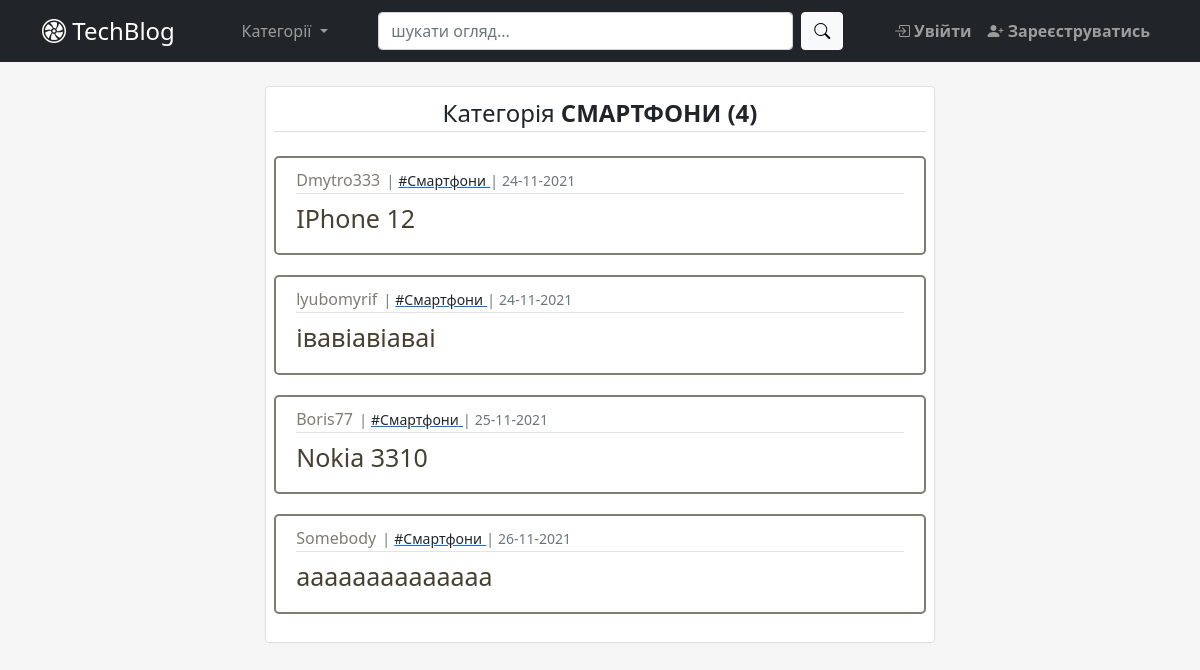
Page /category/1 on the committed database.
### app/blog/models.py (models this page shows, shortened)
class Category(db.Model):  # type: ignore
    id = db.Column(db.Integer, primary_key=True)  # type: ignore
    name = db.Column(db.String(25), unique=True, nullable=False)
    category = db.relationship('Post', backref='category_br', lazy=True)

class Post(db.Model):  # type: ignore
    __searchable__ = ['title']
    id = db.Column(db.Integer, primary_key=True)  # type: ignore
    category_id = db.Column(db.Integer, db.ForeignKey('category.id'),
                            nullable=False)  # type: ignore
    user_id = db.Column(db.Integer(), db.ForeignKey('user.id'))  # type: ignore
    title = db.Column(db.String(100), nullable=False)  # type: ignore
    content = db.Column(db.Text)  # type: ignore
    created_at = db.Column(db.DateTime, default=datetime.now)  # type: ignore
    comments = db.relationship('Comment', backref='post_br', lazy=True)
    likes = db.relationship('Like', backref='post_br', lazy=True)
    def total_posts_by_category(self, category_id):
        return Post.query.filter(Post.category_id == category_id).count()

### app/user/models.py (models this page shows, shortened)
class User(db.Model, UserMixin):  # type: ignore
    id = db.Column(db.Integer, primary_key=True)  # type: ignore
    username = db.Column(db.String(30), unique=True, nullable=False)
    email = db.Column(db.String(50), unique=True, nullable=False)
    password = db.Column(db.String(30), nullable=False)
    picture = db.Column(db.String(20), nullable=False,
                        server_default='default.jpg')  # type: ignore
    admin = db.Column(db.Boolean, default=False)  # type: ignore
    comment = db.relationship('Comment', backref='user_br', lazy=True)
    like = db.relationship('Like', backref='user_br', lazy=True)
    posts = db.relationship('Post', backref='user_br', lazy=True)

### app/blog/views.py (the view)
@blog_bp.route('/category/<int:category_id>')
def posts_by_category(category_id):
    category = Category.query.get_or_404(category_id)
    posts = Post.query.filter_by(category_id=category_id)
    return render_template('posts_by_category.html', posts=posts,
                           category=category)

### app/blog/templates/blog/posts_by_category.html
{% extends "base.html" %}
{% block main %}
  {% from "_render_field.html" import render_field_lr %}
  <div class="card p-2" style="margin:auto;width:60%">
    <div align="center">
      <legend class="border-bottom mb-4">Категорія
        <b class="text-uppercase">{{category.name}}
          {% if posts.first() %}
            ({{posts.first().total_posts_by_category(category.id)}})
          {% endif %}
        </b>
      </legend>
    </div>
      {% if posts.first() %}
        {% include "posts_list.html" %}
      {% else %}
        <div class="alert alert-info" role="alert" align="center">
          Публікацій за цією категорією не знайдено
        </div>
      {% endif %}
  </div>
{% endblock main %}

### app/templates/base.html (shortened to what this page needs)
<!DOCTYPE html>
<html>
<head lang="en">
  <link href="https://cdn.jsdelivr.net/npm/bootstrap@5.1.3/dist/css/bootstrap.min.css" rel="stylesheet">
  <link rel="stylesheet" href="https://cdn.jsdelivr.net/npm/bootstrap-icons@1.7.1/font/bootstrap-icons.css">
  <link rel="stylesheet" type="text/css" href="{{ url_for('static', filename='css/custom.css') }}">
  <link href="https://cdn.jsdelivr.net/npm/summernote@0.8.18/dist/summernote-lite.min.css" rel="stylesheet">
  </head>
<body>
  <header>
    <nav class="navbar navbar-expand-lg navbar-dark bg-dark">
      <div class="container">
        <a class="navbar-brand fs-4" href="/"><i class="bi bi-fan"></i> TechBlog</a>
          <li class="navbar-nav dropdown">
            <a class="nav-link dropdown-toggle" href="#" id="navbarDropdown" role="button" data-bs-toggle="dropdown" aria-expanded="false">
              Категорії
            </a>
          </li>
          <div class="col-5">
            <form class="d-flex" method="GET" action="{{ url_for('blog_bp_in.search') }}">
              <input class="form-control me-2" name="query" id="query" type="search" placeholder="шукати огляд..." aria-label="Search">
              <button class="btn btn-light bi bi-search" type="submit"></button>
            </form>
          </div>
          <div class="navbar-nav">
            {% if current_user.is_authenticated %}
              <a class="nav-item nav-link rounded bi bi-plus-circle" href="{{ url_for('blog_bp_in.post_create') }}"> Додати огляд</a>
              <a class="nav-item nav-link rounded bi bi-person-circle" href="{{ url_for('user_bp_in.account') }}"> Мій профіль</a>
              {% if current_user.is_admin() %}
               <a class="nav-item nav-link rounded bi bi-gear" href="{{ url_for('admin.index') }}"> <b>Адмінка</b></a>
              {% endif %}
              <a class="nav-item nav-link rounded bi bi-box-arrow-right" href="{{ url_for('user_bp_in.logout') }}"> <b>Вийти</b></a>
            {% else %}
              <a class="nav-item nav-link rounded bi bi-box-arrow-in-right" href="{{ url_for('user_bp_in.login') }}"> <b>Увійти</b></a>
              <a class="nav-item nav-link rounded bi bi-person-plus-fill" href="{{ url_for('user_bp_in.register') }}"> <b>Зареєструватись</b></a>
            {% endif %}
          </div>
      </div>
    </nav>
  </header>
  <main class="container d-flex flex-column">
    <br>
    <div>
    {% block main %}
    {% endblock %}
    </div>
  </main>
</body>
</html>

### app/templates/_render_field.html (shortened to what this page needs)
{% macro render_post_item(post) %}
    <article class="media article-section">
    <div class="media-body">
      <div class="article-metadata">
        <a class="author-name" href="{{url_for('blog_bp_in.user_posts', user_id=post.user_br.id)}}">
          {{ post.user_br.username }}
        </a><small class="text-muted">|</small>
        <a href="{{url_for('blog_bp_in.posts_by_category', category_id=post.category_br.id)}}">
          <small class="link-dark">#{{ post.category_br.name }}</small>
        </a><small class="text-muted">|</small>
        <small class="text-muted">
          {{ post.created_at.strftime('%d-%m-%Y')  }}
        </small>
      </div>
      <h2><a class="article-title" href="{{url_for('blog_bp_in.post_view', post_id=post.id)}}"> {{ post.title }} </a></h2>
    </div>
  </article>
{% endmacro %}

### app/templates/posts_list.html
{% from "_render_field.html" import render_post_item %}
{% for post in posts %}
   {{ render_post_item(post) }}
{% endfor %}

### app/static/css/custom.css (style rules this page uses)
body { background-color: #f5f5f5; !important; }
.article-section { background: white; padding: 10px 20px; border: 2px solid #7E7C73; border-radius: 5px; margin-bottom: 20px; }
a.author-name { color: #7E7C73; text-decoration: none; margin-right: 2px; }
a.article-title { font-size: 25px; color: #464033; text-decoration: none; }
.article-metadata { padding-bottom: 1px; margin-bottom: 3px; border-bottom: 1px solid #e3e3e3; }

### rows in the picture
Category: name "СМАРТФОНИ"
Post: user_br.username "Dmytro333", category_br.name "Смартфони", created_at "24-11-2021", title "IPhone 12"
Post: user_br.username "lyubomyrif", category_br.name "Смартфони", created_at "24-11-2021", title "івавіавіаваі"
Post: user_br.username "Boris77", category_br.name "Смартфони", created_at "25-11-2021", title "Nokia 3310"
Post: user_br.username "Somebody", category_br.name "Смартфони", created_at "26-11-2021", title "aaaaaaaaaaaaaa"

### other values in the picture
{{ posts.first().total_posts_by_category(category.id) }} "4"
